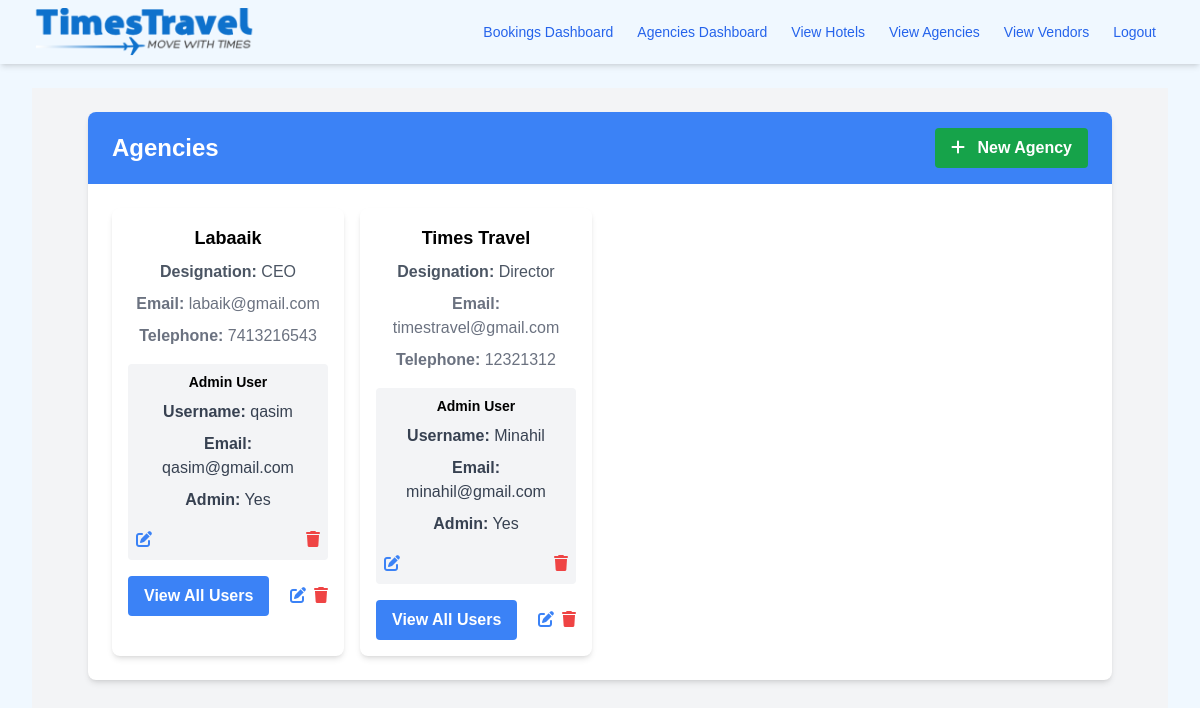
/agencies (signed in), run on the app's committed database.
### app/models.py (models this page shows, shortened)
class Agency(db.Model):
    __tablename__ = 'agencies'
    id = Column(Integer, primary_key=True)
    name = Column(String(128), nullable=False)
    email = Column(String(120), index=True, unique=True, nullable=False)
    designation = Column(String(128), nullable=True)
    telephone = Column(BigInteger, nullable=True)
    credit_limit = Column(Numeric(precision=12, scale=2), default=0.00)
    used_credit = Column(Numeric(precision=12, scale=2), default=0.00)
    paid_back = Column(Numeric(precision=12, scale=2), default=0.00)
    account_limit = Column(Numeric(precision=5, scale=0), default=0)
    allowed_accounts = Column(Integer, default=0)
    users = relationship(
        'User',
        back_populates='agency',
        foreign_keys='User.agency_id'
    )
    bookings = relationship(
        'Booking',
        back_populates='agency',
        foreign_keys='Booking.agency_id',
        lazy='joined'
    )

class User(UserMixin, db.Model):
    __tablename__ = 'users'
    id = Column(Integer, primary_key=True)
    username = Column(String(64), nullable=False)
    email = Column(String(120), unique=True, nullable=False)
    hashed_password = Column(String(128), nullable=False)
    role = Column(String(64), nullable=False, default='user')
    agency_id = Column(Integer, ForeignKey('agencies.id'), nullable=True)
    agency = relationship(
        'Agency',
        back_populates='users',
        foreign_keys=[agency_id]
    )
    bookings = relationship(
        'Booking',
        back_populates='agent',
        foreign_keys='Booking.agent_id'
    )

### app/routes/agency_routes.py (the view)
@agency_bp.route('/agencies', methods=['GET'])
@login_required
@roles_required('super_admin', 'agency_admin', 'admin')
def view_agencies():
    if is_super_admin() or current_user.role == 'admin':
        agencies = Agency.query.all()
    else:
        agencies = [current_user.agency]
    return render_template('agency/agencies.html', agencies=agencies)

### app/models.py (called while the page is built)
@login.user_loader
def load_user(id):
    return User.query.get(int(id))

### app/routes/utils.py (called while the page is built)
def is_super_admin():
    return current_user.is_authenticated and current_user.role == 'super_admin'

### app/templates/agency/agencies.html (shortened to what this page needs)
{% extends "base.html" %}
{% block content %}
<div class="bg-gray-100 min-h-screen py-6">
  <div class="container mx-auto bg-white rounded-lg shadow-md overflow-hidden">
    <div class="bg-blue-500 text-white py-4 px-6 flex justify-between items-center">
      <h1 class="font-bold text-2xl">Agencies</h1>
      {% if current_user.role == 'super_admin' or current_user.role == 'admin' %}
        <a
          href="{{ url_for('agency.create_agency') }}"
          class="bg-green-600 hover:bg-green-700 text-white font-semibold py-2 px-4 rounded transition-colors duration-200"
        >
          <i class="fas fa-plus mr-2"></i> New Agency
        </a>
      {% endif %}
    </div>
    <div class="py-6 px-6">
      <ul class="grid grid-cols-1 sm:grid-cols-2 md:grid-cols-3 lg:grid-cols-4 gap-4">
        {% for agency in agencies %}
        <li class="bg-white rounded-lg shadow-md overflow-hidden">
          <div class="p-4">
            <h2 class="text-lg font-semibold mb-2">{{ agency.name }}</h2>
            <p class="text-gray-600 mb-2"><strong>Designation:</strong> {{ agency.designation }}</p>
            <p class="text-gray-500 mb-2"><strong>Email:</strong> {{ agency.email }}</p>
            <p class="text-gray-500 mb-4"><strong>Telephone:</strong> {{ agency.telephone }}</p>
            <div class="bg-gray-100 p-2 rounded mb-4">
              <h3 class="font-semibold text-sm mb-2">Admin User</h3>
              {% if agency.users %}
              <div class="text-gray-700">
                <p class="mb-2"><strong>Username:</strong> {{ agency.users[0].username }}</p>
                <p class="mb-2"><strong>Email:</strong> {{ agency.users[0].email }}</p>
                <p><strong>Admin:</strong> {% if agency.users[0] %} Yes {% else %} No {% endif %}</p>
              </div>
              <div class="flex justify-between items-center mt-4">
                <a href="{{ url_for('user.update_user', user_id=agency.users[0].id) }}" class="text-blue-500 hover:text-blue-600 mr-2">
                    <i class="fas fa-edit"></i>
                </a>
                <form action="{{ url_for('user.delete_user', user_id=agency.users[0].id) }}" method="post" class="inline">
                    <button type="submit" class="text-red-500 hover:text-red-600" onclick="return confirm('Are you sure you want to delete this user?');">
                        <i class="fas fa-trash"></i>
                    </button>
                </form>
              </div>
              {% else %}
              <p class="text-gray-500">No admin user assigned.</p>
              {% endif %}
            </div>
            <div class="flex justify-between items-center">
              <a
                href="{{ url_for('user.view_all_users', agency_id=agency.id) }}"
                class="bg-blue-500 hover:bg-blue-600 text-white font-semibold py-2 px-4 rounded transition-colors duration-200"
              >
                View All Users
              </a>
              <div class="flex items-center">
                <a
                  href="{{  url_for('agency.update_agency', agency_id=agency.id) }}"
                  class="text-blue-500 hover:text-blue-600 mr-2"
                >
                  <i class="fas fa-edit"></i>
                </a>
                <form
                  action="{{ url_for('agency.delete_agency', agency_id=agency.id) }}"
                  method="post"
                  class="inline"
                >
                  <button type="submit" class="text-red-500 hover:text-red-600">
                    <i class="fas fa-trash"></i>
                  </button>
                </form>
              </div>
            </div>
          </div>
        </li>
        {% endfor %}
      </ul>
    </div>
  </div>
</div>
{% endblock %}

### app/templates/base.html (shortened to what this page needs)
<!DOCTYPE html>
<html lang="en">
<head>
    <link rel="stylesheet" href="{{ url_for('static', filename='style.css') }}">
    <link rel="stylesheet" href="https://cdnjs.cloudflare.com/ajax/libs/font-awesome/6.0.0-beta3/css/all.min.css">
    <script src="https://cdn.tailwindcss.com"></script>
</head>
<body class="bg-primary-100">
    <nav class="bg-yellow-400 shadow-md">
        <div class="max-w-7xl mx-auto px-4 sm:px-6 lg:px-8">
            <div class="flex justify-between h-16">
                <div class="flex">
                    <div class="flex-shrink-0 flex items-center">
                      <a href="{{ url_for('auth.index') }}">
                        <img src="{{ url_for('static', filename='images/Times_logo-high.png') }}" alt="Times Travel Logo" class="h-12 w-auto mr-2">
                      </a>
                    </div>
                </div>
                <div class="flex items-center">
                    <div class="hidden md:block">
                        <div class="ml-4 flex items-center md:ml-6">
                            {% if current_user.is_authenticated %}
                                {% if current_user.role == 'super_admin' or current_user.role == 'admin' %}
                                    <a href="{{ url_for('booking.view_bookings') }}" class="text-blue-600 hover:text-blue-900 px-3 py-2 rounded-md text-sm font-medium">Bookings Dashboard</a>
                                    <a href="{{ url_for('agency.agencies_dashboard') }}" class="text-blue-600 hover:text-blue-900 px-3 py-2 rounded-md text-sm font-medium">Agencies Dashboard</a>
                                    <a href="{{ url_for('hotel.view_hotels') }}" class="text-blue-600 hover:text-blue-900 px-3 py-2 rounded-md text-sm font-medium">View Hotels</a>
                                    <a href="{{ url_for('agency.view_agencies') }}" class="text-blue-600 hover:text-blue-900 px-3 py-2 rounded-md text-sm font-medium">View Agencies</a>
                                    <a href="{{ url_for('vendor.view_vendors') }}" class="text-blue-600 hover:text-blue-900 px-3 py-2 rounded-md text-sm font-medium">View Vendors</a>
                                {% endif %}
                                <a href="{{ url_for('auth.logout') }}" class="text-blue-600 hover:text-blue-900 px-3 py-2 rounded-md text-sm font-medium">Logout</a>
                            {% else %}
                                <a href="{{ url_for('auth.login') }}" class="text-blue-600 hover:text-blue-900 px-3 py-2 rounded-md text-sm font-medium">Login</a>
                            {% endif %}
                        </div>
                    </div>
                </div>
            </div>
        </div>
    </nav>
    <div class="mt-6 mx-auto max-w-7xl px-4 sm:px-6 lg:px-8">
        {% block content %}{% endblock %}
    </div>
</body>
</html>

### app/static/css/style.css (style rules this page uses)
body { font-family: Arial, Helvetica, sans-serif; background: url('../images/backpic.jpeg') ; background-position: center; background-repeat: no-repeat; background-size: cover; height: 600px; }

### app/templates/base.html (style rules this page uses)
body { font-family: Arial, sans-serif; background-color: #f0f8ff; text-align: center; }

### data on the page
Agency: name "Labaaik", designation "CEO", email "labaik@gmail.com", telephone "7413216543", username "qasim", email "qasim@gmail.com"
Agency: name "Times Travel", designation "Director", email "timestravel@gmail.com", telephone "12321312", username "Minahil", email "minahil@gmail.com"
